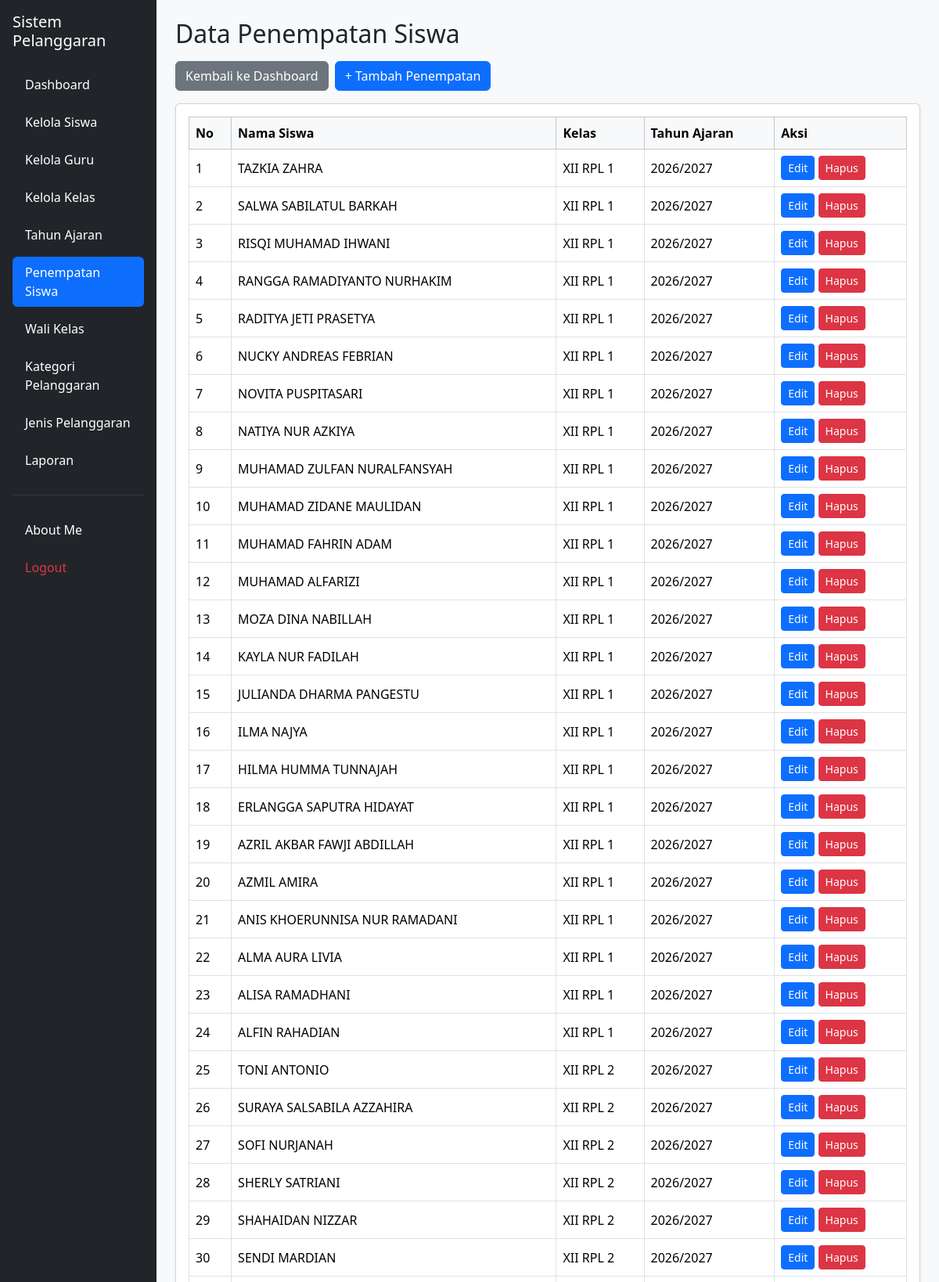
The page /penempatan_siswa.php (signed in, upper part) on the database its author committed.
### tables this page shows
CREATE TABLE `t_kelas_siswa` (
  `id` int(11) NOT NULL,
  `siswa_id` int(11) NOT NULL,
  `tahun_ajaran_id` int(11) NOT NULL,
  `kelas_id` int(11) NOT NULL,
  `tanggal_mulai` date NOT NULL,
  `tanggal_selesai` date NOT NULL,
  `status_aktif` tinyint(1) NOT NULL,
  `created_at` timestamp NOT NULL DEFAULT current_timestamp(),
  `update_at` timestamp NOT NULL DEFAULT current_timestamp()
);

CREATE TABLE `t_siswa` (
  `id` int(11) NOT NULL,
  `nis` varchar(30) NOT NULL,
  `nisn` varchar(20) NOT NULL,
  `nama` varchar(150) NOT NULL,
  `jenis_kelamin` char(1) NOT NULL,
  `tanggal_lahir` date DEFAULT NULL,
  `alamat` text NOT NULL,
  `status_aktif` tinyint(1) NOT NULL,
  `created_at` timestamp NOT NULL DEFAULT current_timestamp(),
  `update_at` timestamp NOT NULL DEFAULT current_timestamp()
);

CREATE TABLE `t_kelas` (
  `id` int(11) NOT NULL,
  `nama` varchar(100) NOT NULL,
  `tingkat` varchar(20) NOT NULL,
  `jurusan` varchar(100) NOT NULL,
  `status_aktif` tinyint(1) NOT NULL,
  `created_at` timestamp NOT NULL DEFAULT current_timestamp(),
  `update_at` timestamp NOT NULL DEFAULT current_timestamp()
);

CREATE TABLE `t_tahun_ajaran` (
  `id` int(11) NOT NULL,
  `nama` varchar(20) NOT NULL,
  `tanggal_mulai` date NOT NULL,
  `tanggal_selesai` date NOT NULL,
  `status_aktif` tinyint(1) NOT NULL,
  `created_at` timestamp NOT NULL DEFAULT current_timestamp(),
  `update_at` timestamp NOT NULL DEFAULT current_timestamp()
);

### penempatan_siswa.php (the view, shortened to what this page needs)
<?php
include "config/koneksi.php";
$query = "
    SELECT
        ks.id,
        s.nama AS nama_siswa,
        k.nama AS nama_kelas,
        ta.nama AS tahun_ajaran
    FROM t_kelas_siswa ks
    LEFT JOIN t_siswa s ON ks.siswa_id = s.id
    LEFT JOIN t_kelas k ON ks.kelas_id = k.id
    INNER JOIN t_tahun_ajaran ta
        ON ks.tahun_ajaran_id = ta.id
        AND ta.status_aktif = 1
    ORDER BY ks.id DESC
";
$result = mysqli_query($koneksi, $query);
?>
<!DOCTYPE html>
<html lang="id">
<head>
    <link href="https://cdn.jsdelivr.net/npm/bootstrap@5.3.8/dist/css/bootstrap.min.css"
          rel="stylesheet">
    <link href="https://cdn.datatables.net/2.3.4/css/dataTables.bootstrap5.min.css"
          rel="stylesheet">
</head>
<body class="bg-light">
<div class="container-fluid">
    <div class="row">
        <aside class="col-md-3 col-lg-2 bg-dark text-white p-3 position-fixed top-0 bottom-0 start-0 overflow-auto">
            <h5 class="text-white mb-4">
                Sistem Pelanggaran
            </h5>
            <nav class="nav nav-pills flex-column gap-2">
                <a href="dashboard.php" class="nav-link text-white">
                    Dashboard
                </a>
                <a href="siswa.php" class="nav-link text-white">
                    Kelola Siswa
                </a>
                <a href="guru.php" class="nav-link text-white">
                    Kelola Guru
                </a>
                <a href="kelas.php" class="nav-link text-white">
                    Kelola Kelas
                </a>
                <a href="tahun_ajaran.php" class="nav-link text-white">
                    Tahun Ajaran
                </a>
                <a href="penempatan_siswa.php" class="nav-link active">
                    Penempatan Siswa
                </a>
                <a href="wali_kelas.php" class="nav-link text-white">
                    Wali Kelas
                </a>
                <a href="kategori_pelanggaran.php" class="nav-link text-white">
                    Kategori Pelanggaran
                </a>
                <a href="jenis_pelanggaran.php" class="nav-link text-white">
                    Jenis Pelanggaran
                </a>
                <a href="laporan.php" class="nav-link text-white">
                    Laporan
                </a>
                <hr class="text-secondary">
                <a href="about_me.php" class="nav-link text-white">
                    About Me
                </a>
                <a href="logout.php"
                   class="nav-link text-danger"
                   onclick="return confirm('Yakin ingin logout?')">
                    Logout
                </a>
            </nav>
        </aside>
        <main class="col-md-9 col-lg-10 p-4 offset-md-3 offset-lg-2">
            <h2 class="mb-3">Data Penempatan Siswa</h2>
            <div class="d-flex flex-wrap gap-2 mb-3">
                <a href="dashboard.php" class="btn btn-secondary">
                    Kembali ke Dashboard
                </a>
                <a href="tambah_penempatan_siswa.php" class="btn btn-primary">
                    + Tambah Penempatan
                </a>
            </div>
            <div class="card shadow-sm">
                <div class="card-body">
                    <div class="table-responsive">
                        <table id="tabelPenempatan"
                               class="table table-bordered table-hover align-middle">
                            <thead class="table-light">
                                <tr>
                                    <th>No</th>
                                    <th>Nama Siswa</th>
                                    <th>Kelas</th>
                                    <th>Tahun Ajaran</th>
                                    <th>Aksi</th>
                                </tr>
                            </thead>
                            <tbody>
                            <?php
                            $no = 1;
                            while ($row = mysqli_fetch_assoc($result)) {
                            ?>
                                <tr>
                                    <td>
                                        <?= $no++; ?>
                                    </td>
                                    <td>
                                        <?= htmlspecialchars($row['nama_siswa'] ?? '-'); ?>
                                    </td>
                                    <td>
                                        <?= htmlspecialchars($row['nama_kelas'] ?? '-'); ?>
                                    </td>
                                    <td>
                                        <?= htmlspecialchars($row['tahun_ajaran'] ?? '-'); ?>
                                    </td>
                                    <td class="text-nowrap">
                                        <a href="edit_penempatan_siswa.php?id=<?= (int)$row['id']; ?>"
                                           class="btn btn-primary btn-sm">
                                            Edit
                                        </a>
                                        <a href="hapus_penempatan_siswa.php?id=<?= (int)$row['id']; ?>"
                                           class="btn btn-danger btn-sm"
                                           onclick="return confirm('Yakin ingin menghapus penempatan siswa ini?')">
                                            Hapus
                                        </a>
                                    </td>
                                </tr>
                            <?php } ?>
                            </tbody>
                        </table>
                    </div>
                </div>
            </div>
        </main>
    </div>
</div>
</body>
</html>

### rows shown on the page
t_kelas_siswa: siswa.nama "TAZKIA ZAHRA", kelas.nama "XII RPL 1", tahun_ajaran.nama "2026/2027"
t_kelas_siswa: siswa.nama "SALWA SABILATUL BARKAH", kelas.nama "XII RPL 1", tahun_ajaran.nama "2026/2027"
t_kelas_siswa: siswa.nama "RISQI MUHAMAD IHWANI", kelas.nama "XII RPL 1", tahun_ajaran.nama "2026/2027"
t_kelas_siswa: siswa.nama "RANGGA RAMADIYANTO NURHAKIM", kelas.nama "XII RPL 1", tahun_ajaran.nama "2026/2027"
t_kelas_siswa: siswa.nama "RADITYA JETI PRASETYA", kelas.nama "XII RPL 1", tahun_ajaran.nama "2026/2027"
t_kelas_siswa: siswa.nama "NUCKY ANDREAS FEBRIAN", kelas.nama "XII RPL 1", tahun_ajaran.nama "2026/2027"
t_kelas_siswa: siswa.nama "NOVITA PUSPITASARI", kelas.nama "XII RPL 1", tahun_ajaran.nama "2026/2027"
t_kelas_siswa: siswa.nama "NATIYA NUR AZKIYA", kelas.nama "XII RPL 1", tahun_ajaran.nama "2026/2027"
t_kelas_siswa: siswa.nama "MUHAMAD ZULFAN NURALFANSYAH", kelas.nama "XII RPL 1", tahun_ajaran.nama "2026/2027"
t_kelas_siswa: siswa.nama "MUHAMAD ZIDANE MAULIDAN", kelas.nama "XII RPL 1", tahun_ajaran.nama "2026/2027"
t_kelas_siswa: siswa.nama "MUHAMAD FAHRIN ADAM", kelas.nama "XII RPL 1", tahun_ajaran.nama "2026/2027"
t_kelas_siswa: siswa.nama "MUHAMAD ALFARIZI", kelas.nama "XII RPL 1", tahun_ajaran.nama "2026/2027"
t_kelas_siswa: siswa.nama "MOZA DINA NABILLAH", kelas.nama "XII RPL 1", tahun_ajaran.nama "2026/2027"
t_kelas_siswa: siswa.nama "KAYLA NUR FADILAH", kelas.nama "XII RPL 1", tahun_ajaran.nama "2026/2027"
t_kelas_siswa: siswa.nama "JULIANDA DHARMA PANGESTU", kelas.nama "XII RPL 1", tahun_ajaran.nama "2026/2027"
t_kelas_siswa: siswa.nama "ILMA NAJYA", kelas.nama "XII RPL 1", tahun_ajaran.nama "2026/2027"
t_kelas_siswa: siswa.nama "HILMA HUMMA TUNNAJAH", kelas.nama "XII RPL 1", tahun_ajaran.nama "2026/2027"
t_kelas_siswa: siswa.nama "ERLANGGA SAPUTRA HIDAYAT", kelas.nama "XII RPL 1", tahun_ajaran.nama "2026/2027"
t_kelas_siswa: siswa.nama "AZRIL AKBAR FAWJI ABDILLAH", kelas.nama "XII RPL 1", tahun_ajaran.nama "2026/2027"
t_kelas_siswa: siswa.nama "AZMIL AMIRA", kelas.nama "XII RPL 1", tahun_ajaran.nama "2026/2027"
t_kelas_siswa: siswa.nama "ANIS KHOERUNNISA NUR RAMADANI", kelas.nama "XII RPL 1", tahun_ajaran.nama "2026/2027"
t_kelas_siswa: siswa.nama "ALMA AURA LIVIA", kelas.nama "XII RPL 1", tahun_ajaran.nama "2026/2027"
t_kelas_siswa: siswa.nama "ALISA RAMADHANI", kelas.nama "XII RPL 1", tahun_ajaran.nama "2026/2027"
t_kelas_siswa: siswa.nama "ALFIN RAHADIAN", kelas.nama "XII RPL 1", tahun_ajaran.nama "2026/2027"
t_kelas_siswa: siswa.nama "TONI ANTONIO", kelas.nama "XII RPL 2", tahun_ajaran.nama "2026/2027"
t_kelas_siswa: siswa.nama "SURAYA SALSABILA AZZAHIRA", kelas.nama "XII RPL 2", tahun_ajaran.nama "2026/2027"
t_kelas_siswa: siswa.nama "SOFI NURJANAH", kelas.nama "XII RPL 2", tahun_ajaran.nama "2026/2027"
t_kelas_siswa: siswa.nama "SHERLY SATRIANI", kelas.nama "XII RPL 2", tahun_ajaran.nama "2026/2027"
t_kelas_siswa: siswa.nama "SHAHAIDAN NIZZAR", kelas.nama "XII RPL 2", tahun_ajaran.nama "2026/2027"
t_kelas_siswa: siswa.nama "SENDI MARDIAN", kelas.nama "XII RPL 2", tahun_ajaran.nama "2026/2027"
